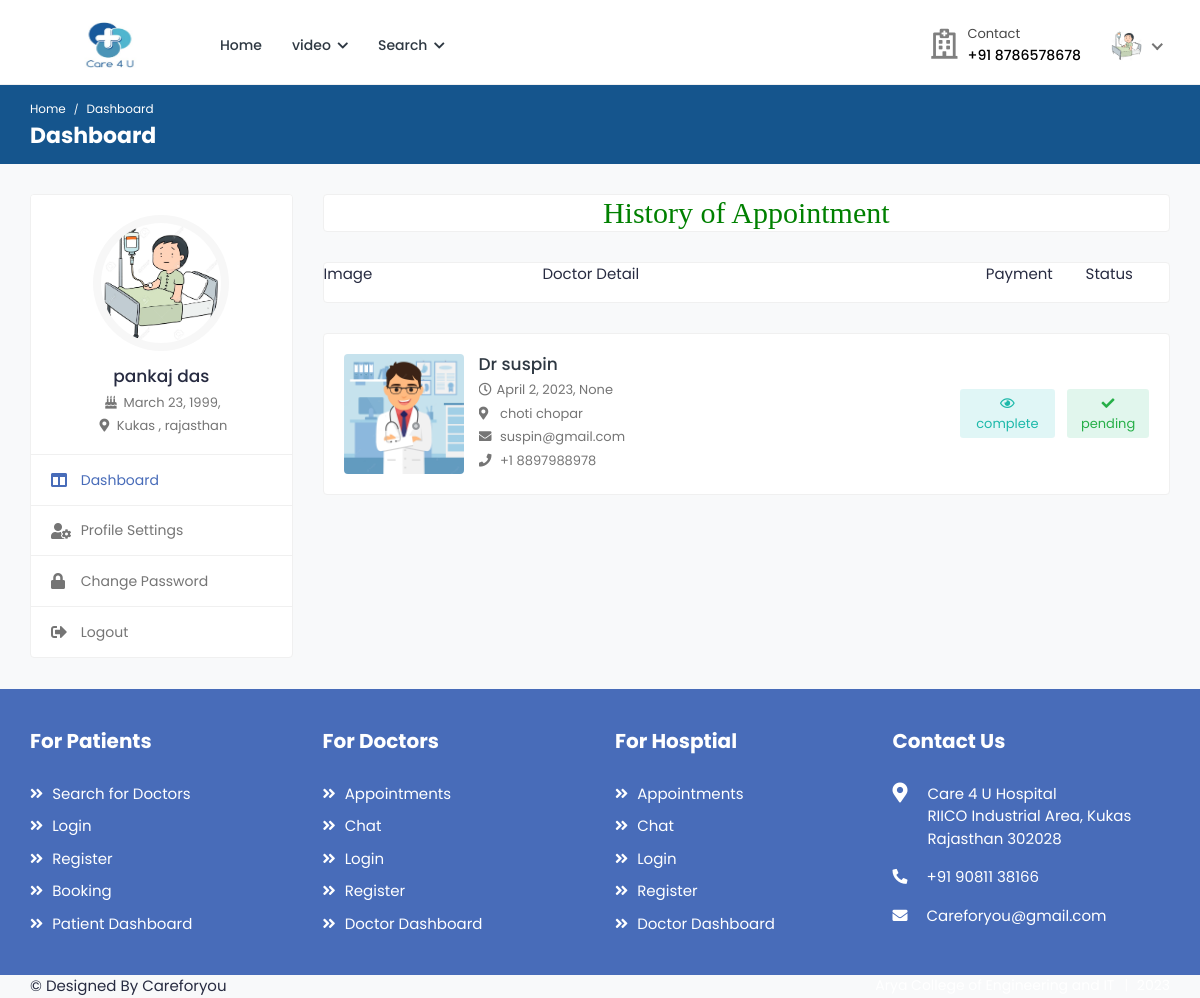
The app's page /history_p_appointment (signed in) with its own data.
### health/models.py (models this page shows, shortened)
class Patient(models.Model):
    user = models.ForeignKey(User,on_delete=models.CASCADE,null=True)
    blood_group = models.CharField(max_length=10,choices=blood_group,null=True)
    health_uid = models.CharField(max_length=16,null=True)
    ex_year= models.CharField(max_length=10,null=True)
    ex_month= models.CharField(max_length=10,null=True)
    cvv = models.CharField(max_length=10,null=True)
    mobile = models.CharField(max_length=10,null=True)
    address = models.CharField(max_length=100,null=True)
    card_status = models.CharField(max_length=100,null=True)
    dob = models.DateField(null=True)
    image = models.FileField(null=True)

class Appointment(models.Model):
    doctor=models.ForeignKey(Doctor, on_delete=models.CASCADE, null=True)
    patient=models.ForeignKey(Patient, on_delete=models.CASCADE, null=True)
    medical=models.ForeignKey(Medical, on_delete=models.CASCADE, null=True)
    a_date=models.DateField(null=True)
    a_timing=models.CharField(max_length=100,null=True)
    status=models.CharField(max_length=100,null=True)
    p_status=models.CharField(max_length=100,null=True)

class Doctor(models.Model):
    status = models.CharField(max_length=100,null=True)
    user = models.ForeignKey(User, on_delete=models.CASCADE, null=True)
    mobile = models.CharField(max_length=10, null=True)
    address = models.CharField(max_length=100, null=True)
    experience = models.CharField(max_length=100, null=True)
    specialist = models.CharField(max_length=100, null=True)
    service = models.CharField(max_length=100, null=True)
    clinic = models.CharField(max_length=100, null=True)
    cl_address = models.CharField(max_length=100, null=True)
    daystiming = models.CharField(max_length=100, null=True)
    timing = models.CharField(max_length=100, null=True)
    price = models.CharField(max_length=100, null=True)
    dob = models.DateField(null=True)
    gender = models.CharField(max_length=100,choices=gender,null=True)
    biography = models.TextField(null=True)
    image = models.FileField(null=True)

### health/views.py (the view)
# urls.py: path('history_p_appointment',history_p_appointment,name="history_p_appointment"),
def history_p_appointment(request):
    tod=datetime.date.today()
    data=Appointment.objects.filter(patient=Patient.objects.get(user=request.user),a_date__lte=tod)
    d={'data':data}
    return render(request,'patient/history_p_appoinment.html',d)

### health/templates/patient/history_p_appoinment.html (shortened to what this page needs)
{% extends 'patient/sidebar.html' %}
{% load static %}
{% block b %}
<h2 style="font-family:roman;color:green" align="center" class="card">History of Appointment</h2>
        <div class="card">
                    <div class="row">
                        <div class="col-3">
                            <p>
                                Image
                            </p>
                        </div>
                            <div class="col-5">
                                <p >
                                    Doctor Detail
                                </p>
                            </div>
                        <div class="col-4">
                                    <span style="margin-right:5%;margin-left:30%">
                                        Payment
                                    </span>
                                    <span style="margin-left:6%">
                                        Status
                                    </span>
                            </div>
                        </div>
                    </div>
    {% for i in data %}
        <div class="appointments">
                <div class="appointment-list">
                    <div class="profile-info-widget">
                        <a href="#" class="booking-doc-img">
                            <img src="{{i.doctor.image.url}}" alt="User Image">
                        </a>
                        <div class="profile-det-info" style="">
                            <h3><a href="#">Dr {{i.doctor.user.first_name}}</a></h3>
                            <div class="patient-details">
                                <h5><i class="far fa-clock"></i>{{i.a_date}}, {{i.a_timing}}</h5>
                                <h5><i class="fas fa-map-marker-alt"></i> {{i.doctor.cl_address}}</h5>
                                <h5><i class="fas fa-envelope"></i> {{i.doctor.user.email}}</h5>
                                <h5 class="mb-0"><i class="fas fa-phone"></i> +1 {{i.doctor.mobile}}</h5>
                            </div>
                        </div>
                    </div>
                    <div class="appointment-action">
                        <a href="#" class="btn btn-sm bg-info-light" data-toggle="modal" data-target="#appt_details" style="margin-right:4%">
                            <i class="far fa-eye"></i> {{i.p_status}}
                        </a>
                        <a href="javascript:void(0);" class="btn btn-sm bg-success-light">
                            <i class="fas fa-check"></i>{{i.status}}
                        </a>
                    </div>
                </div>
            </div>
{% endfor %}
{% endblock %}

### health/templates/patient/sidebar.html
{% extends 'patient/patient_navigation.html' %}
{% block body %}
{% load static %}
			<div class="breadcrumb-bar">
				<div class="container-fluid">
					<div class="row align-items-center">
						<div class="col-md-12 col-12">
							<nav aria-label="breadcrumb" class="page-breadcrumb">
								<ol class="breadcrumb">
									<li class="breadcrumb-item"><a href="index-2.html">Home</a></li>
									<li class="breadcrumb-item active" aria-current="page">Dashboard</li>
								</ol>
							</nav>
							<h2 class="breadcrumb-title">Dashboard</h2>
						</div>
					</div>
				</div>
			</div>
			<div class="content">
				<div class="container-fluid">
					<div class="row">
						<div class="col-md-5 col-lg-4 col-xl-3 theiaStickySidebar">
                            <div class="profile-sidebar">
								<div class="widget-profile pro-widget-content">
									<div class="profile-info-widget">
										<a href="#" class="booking-doc-img">
											{% if request.user.patient_set.all.0.image %}
											<img src="{{request.user.patient_set.all.0.image.url}}" alt="User Image">
											{% endif %}
										</a>
										<div class="profile-det-info">
											<h3>{{request.user.first_name}} {{request.user.last_name}}</h3>
											<div class="patient-details">
												<h5><i class="fas fa-birthday-cake"></i> {{request.user.patient_set.all.0.dob}},</h5>
												<h5 class="mb-0"><i class="fas fa-map-marker-alt"></i> {{request.user.patient_set.all.0.address}}</h5>
											</div>
										</div>
									</div>
								</div>
								<div class="dashboard-widget">
									<nav class="dashboard-menu">
										<ul>
											<li class="active">
												<a href="{% url 'patient_dashboard' %}">
													<i class="fas fa-columns"></i>
													<span>Dashboard</span>
												</a>
											</li>
											<li>
												<a href="{% url 'patient_profile' %}">
													<i class="fas fa-user-cog"></i>
													<span>Profile Settings</span>
												</a>
											</li>
											<li>
												<a href="{% url 'change_password' %}">
													<i class="fas fa-lock"></i>
													<span>Change Password</span>
												</a>
											</li>
											<li>
												<a href="{% url 'logout' %}">
													<i class="fas fa-sign-out-alt"></i>
													<span>Logout</span>
												</a>
											</li>
										</ul>
									</nav>
								</div>
							</div>
						</div>
						<div class="col-md-7 col-lg-8 col-xl-9">
                            {% block b %}
                            {% endblock %}
                            </div>
					</div>
				</div>
			</div>
{% endblock %}

### health/templates/patient/patient_navigation.html (shortened to what this page needs)
<!DOCTYPE html>
{% load static %}
<html lang="en">
<head>
		<link rel="stylesheet" href="{% static 'user/css/bootstrap.min.css' %}">
		<link rel="stylesheet" href="{% static 'user/plugins/fontawesome/css/fontawesome.min.css' %}">
		<link rel="stylesheet" href="{% static 'user/plugins/fontawesome/css/all.min.css' %}">
		<link rel="stylesheet" href="{% static 'user/css/style.css' %}">
	</head>
	<body>
		<div class="main-wrapper">
			<header class="header">
				<nav class="navbar navbar-expand-lg header-nav">
					<div class="navbar-header">
						<a href="{% url 'home' %}" class="navbar-brand logo">
							<img src="{% static 'user/img/favicon(1).png' %}" class="img-fluid" alt="Logo"  style="width:180px; height:80px">
						</a>
					</div>
					<div class="main-menu-wrapper">
						<ul class="main-nav">
							<li>
								<a href="{% url 'patient_dashboard' %}">Home</a>
							</li>
							<li class="has-submenu">
								<a href="{% url 'video' %}"> video <i class="fas fa-chevron-down"></i></a>
							<li class="has-submenu">
								<a href="#">Search <i class="fas fa-chevron-down"></i></a>
							</li>
													</ul>
					</div>
					<ul class="nav header-navbar-rht">
						<li class="nav-item contact-item">
							<div class="header-contact-img">
								<i class="far fa-hospital"></i>
							</div>
							<div class="header-contact-detail">
								<p class="contact-header">Contact</p>
								<p class="contact-info-header"> +91 {{request.user.patient_set.all.0.mobile}}</p>
							</div>
						</li>
						<li class="nav-item dropdown has-arrow logged-item">
							<a href="#" class="dropdown-toggle nav-link" data-toggle="dropdown">
								<span class="user-img">
									{% if request.user.patient_set.all.0.image %}
									<img class="rounded-circle" src="{{request.user.patient_set.all.0.image.url}}" width="31" alt="Ryan Taylor">
									{% endif %}
								</span>
							</a>
						</li>
					</ul>
				</nav>
			</header>
{% block body %}
{% endblock %}
			<footer class="footer">
				<div class="footer-top">
					<div class="container-fluid">
						<div class="row">
							<div class="col-lg-3 col-md-6">
								<div class="footer-widget footer-menu">
									<h2 class="footer-title">For Patients</h2>
									<ul>
										<li><a href=""><i class="fas fa-angle-double-right"></i> Search for Doctors</a></li>
										<li><a href=""><i class="fas fa-angle-double-right"></i> Login</a></li>
										<li><a href=""><i class="fas fa-angle-double-right"></i> Register</a></li>
										<li><a href=""><i class="fas fa-angle-double-right"></i> Booking</a></li>
										<li><a href=""><i class="fas fa-angle-double-right"></i> Patient Dashboard</a></li>
									</ul>
								</div>
							</div>
							<div class="col-lg-3 col-md-6">
								<div class="footer-widget footer-menu">
									<h2 class="footer-title">For Doctors</h2>
									<ul>
										<li><a href=""><i class="fas fa-angle-double-right"></i> Appointments</a></li>
										<li><a href=""><i class="fas fa-angle-double-right"></i> Chat</a></li>
										<li><a href=""><i class="fas fa-angle-double-right"></i> Login</a></li>
										<li><a href=""><i class="fas fa-angle-double-right"></i> Register</a></li>
										<li><a href=""><i class="fas fa-angle-double-right"></i> Doctor Dashboard</a></li>
									</ul>
								</div>
							</div>
								<div class="col-lg-3 col-md-6">
								<div class="footer-widget footer-menu">
									<h2 class="footer-title">For Hosptial</h2>
									<ul>
										<li><a href=""><i class="fas fa-angle-double-right"></i> Appointments</a></li>
										<li><a href=""><i class="fas fa-angle-double-right"></i> Chat</a></li>
										<li><a href=""><i class="fas fa-angle-double-right"></i> Login</a></li>
										<li><a href=""><i class="fas fa-angle-double-right"></i> Register</a></li>
										<li><a href=""><i class="fas fa-angle-double-right"></i> Doctor Dashboard</a></li>
									</ul>
								</div>
							</div>
								<div class="footer-widget footer-contact">
									<h2 class="footer-title">Contact Us</h2>
									<div class="footer-contact-info">
										<div class="footer-address">
											<span><i class="fas fa-map-marker-alt"></i></span>
											<p> Care 4 U Hospital <br> RIICO Industrial Area, Kukas<br> Rajasthan 302028  </p>
										</div>
										<p>
											<i class="fas fa-phone-alt"></i>
											+91 90811 38166
										</p>
										<p class="mb-0">
											<i class="fas fa-envelope"></i>
											Careforyou@gmail.com
										</p>
									</div>
								</div>
							</div>
						</div>
					</div>
				</div>
                <div class="footer-bottom">
					<div class="container-fluid">
						<div class="copyright">
							<div class="row">
								<div class="col-md-6 col-lg-6">
									<div class="copyright-text">
										<p class="mb-0"><a>© Designed By Careforyou </a></p>
									</div>
								</div>
								<div class="col-md-6 col-lg-6">
									<div class="copyright-menu">
										<ul class="policy-menu">
											<li><a>Arya College of Engineering and IT</a></li>
											<li><a>2023</a></li>
										</ul>
									</div>
								</div>
							</div>
						</div>
					</div>
				</div>
	</body>
</html>

### records on screen
Appointment: doctor.image (picture), doctor.user.first_name "suspin", a_date "April 2, 2023", a_timing "None", doctor.cl_address "choti chopar", doctor.user.email "suspin@gmail.com", doctor.mobile "8897988978", p_status "complete", status "pending"

### other values on screen
{{ request.user.patient_set.all.0.mobile }} "8786578678"
{{ request.user.first_name }} "pankaj"
{{ request.user.last_name }} "das"
{{ request.user.patient_set.all.0.dob }} "March 23, 1999"
{{ request.user.patient_set.all.0.address }} "Kukas , rajasthan"
